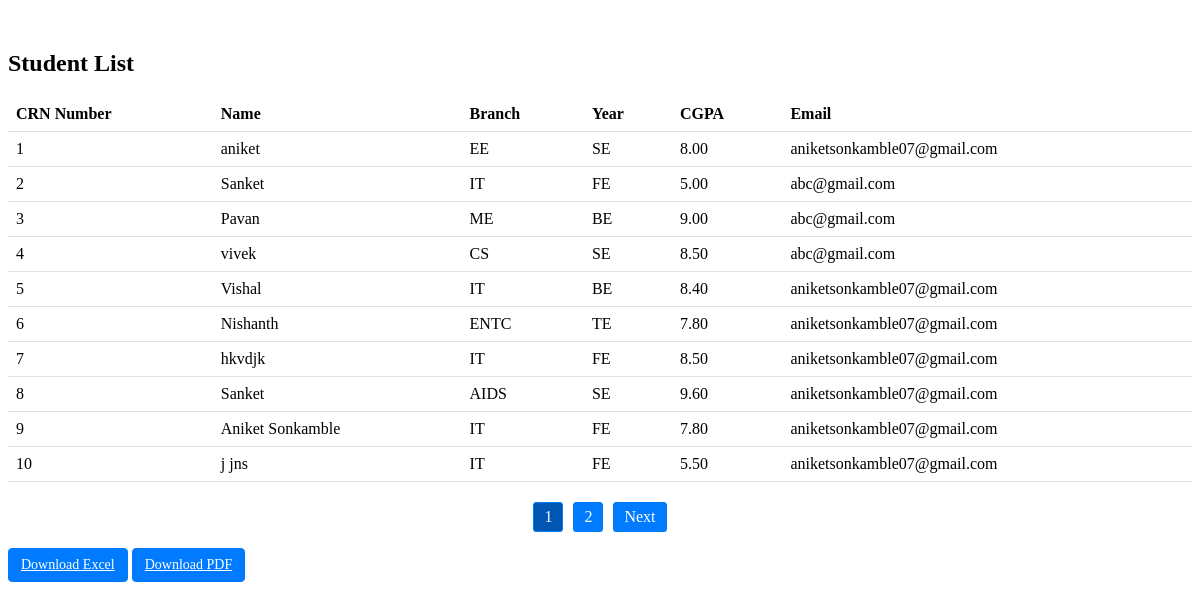
Page /pvg/studentlist/ on the committed database.
### pvg/models.py (models this page shows, shortened)
class Student(models.Model):
    crn_number = models.IntegerField(primary_key=True)
    BRANCH_CHOICES = [
        ('ME', 'Mechanical Engineering'),
        ('IT', 'Information Technology'),
        ('CS', 'Computer Science'),
        ('EE', 'Electrical Engineering'),
        ('ENTC', 'ENTC'),
        ('Printing','Printing'),
        ('AIDS','AIDS')
    ]
    name = models.CharField(max_length=100)
    branch = models.CharField(max_length=20, choices=BRANCH_CHOICES)
    student_year = [
         ('FE','First Year'),
         ('SE','Second Year'),
         ('TE','Third Year'),
         ('BE','Final Year')
    ]
    year = models.CharField(max_length=20, choices=student_year)
    email = models.CharField(max_length=50, null=True, blank=True)
    password = models.CharField(max_length=20, null=True, blank=True)
    sem_marks_sheet = models.FileField(upload_to='sem_marks_sheets/')
    cv_file = models.FileField(upload_to='cv_files/')
    CGPA = models.DecimalField(max_digits=4, decimal_places=2, null=True, blank=True)

### pvg/views.py (the view)
# urls.py: path("studentlist/", views.studentlist, name="studentlist_default"),
def studentlist(request,page=1):
    ServiceData = Student.objects.all().order_by('crn_number')
    paginator = Paginator(ServiceData, 10)
    page_number = request.GET.get('page')
    ServiceDataFinal = paginator.get_page(page_number)
    data = {'ServiceData': ServiceDataFinal }
    return render(request, 'studentlist.html', data)

### pvg/templates/Studentlist.html (shortened to what this page needs)
{% extends "base.html" %}
{% block body %}
    <div class="container">
        <h1>Student List</h1>
        <table>
            <thead>
                <tr>
                    <th>CRN Number</th>
                    <th>Name</th>
                    <th>Branch</th>
                    <th>Year</th>
                    <th>CGPA</th>
                    <th>Email</th>
                </tr>
            </thead>
            <tbody>
                {% for item in ServiceData %}
                    <tr>
                        <td>{{ item.crn_number }}</td>
                        <td>{{ item.name }}</td>
                        <td>{{ item.branch }}</td>
                        <td>{{ item.year }}</td>
                        <td>{{ item.CGPA }}</td>
                        <td>{{ item.email }}</td>
                    </tr>
                {% endfor %}
            </tbody>
        </table>
        <nav>
            <ul class="pagination">
                {% for i in ServiceData.paginator.page_range %}
                    <li class="page-item {% if i == ServiceData.number %}active{% endif %}">
                        <a class="page-link" href="?page={{ i }}">{{ i }}</a>
                    </li>
                {% endfor %}
                {% if ServiceData.has_next %}
                    <li class="page-item">
                        <a class="page-link" href="?page={{ ServiceData.next_page_number }}">Next</a>
                    </li>
                {% endif %}
            </ul>
            <a href="{% url 'download_excel' %}" class="btn btn-primary">Download Excel</a>
            <a href="{% url 'download_pdf' %}" class="btn btn-primary">Download PDF</a>
        </nav>
    </div>
{% endblock %}

### pvg/templates/base.html (shortened to what this page needs)
<!DOCTYPE html>
<html lang="en">
<head>
</head>
<body>
    {% block body %}{% endblock %}
</body>
</html>

### pvg/templates/Studentlist.html (style rules this page uses)
.container { margin-top: 50px; }
h1 { font-size: 24px; margin-bottom: 20px; }
table { width: 100%; border-collapse: collapse; }
th, td { padding: 8px; text-align: left; border-bottom: 1px solid #dee2e6; }
th { font-weight: bold; }
.pagination { margin-top: 20px; display: flex; justify-content: center; list-style: none; padding: 0; }
.page-item { margin: 0 5px; }
.page-link { display: block; padding: 5px 10px; background-color: #007bff; color: #fff; text-decoration: none; border: 1px solid #007bff; border-radius: 3px; }
.active .page-link { background-color: #0056b3; }
.btn { display: inline-block; padding: 6px 12px; margin-bottom: 0; font-size: 14px; font-weight: 400; line-height: 1.42857143; text-align: center; white-space: nowrap; vertical-align: middle; cursor: pointer; user-select: none; background-image: none; border: 1px solid transparent; border-radius: 4px; }
.btn-primary { color: #fff; background-color: #007bff; border-color: #007bff; }

### rows in the picture
Student: crn_number "1", name "aniket", branch "EE", year "SE", CGPA "8.00", email "aniketsonkamble07@gmail.com"
Student: crn_number "2", name "Sanket", branch "IT", year "FE", CGPA "5.00", email "abc@gmail.com"
Student: crn_number "3", name "Pavan", branch "ME", year "BE", CGPA "9.00", email "abc@gmail.com"
Student: crn_number "4", name "vivek", branch "CS", year "SE", CGPA "8.50", email "abc@gmail.com"
Student: crn_number "5", name "Vishal", branch "IT", year "BE", CGPA "8.40", email "aniketsonkamble07@gmail.com"
Student: crn_number "6", name "Nishanth", branch "ENTC", year "TE", CGPA "7.80", email "aniketsonkamble07@gmail.com"
Student: crn_number "7", name "hkvdjk", branch "IT", year "FE", CGPA "8.50", email "aniketsonkamble07@gmail.com"
Student: crn_number "8", name "Sanket", branch "AIDS", year "SE", CGPA "9.60", email "aniketsonkamble07@gmail.com"
Student: crn_number "9", name "Aniket Sonkamble", branch "IT", year "FE", CGPA "7.80", email "aniketsonkamble07@gmail.com"
Student: crn_number "10", name "j jns", branch "IT", year "FE", CGPA "5.50", email "aniketsonkamble07@gmail.com"

### other values in the picture
{{ i }} "1" "2"
